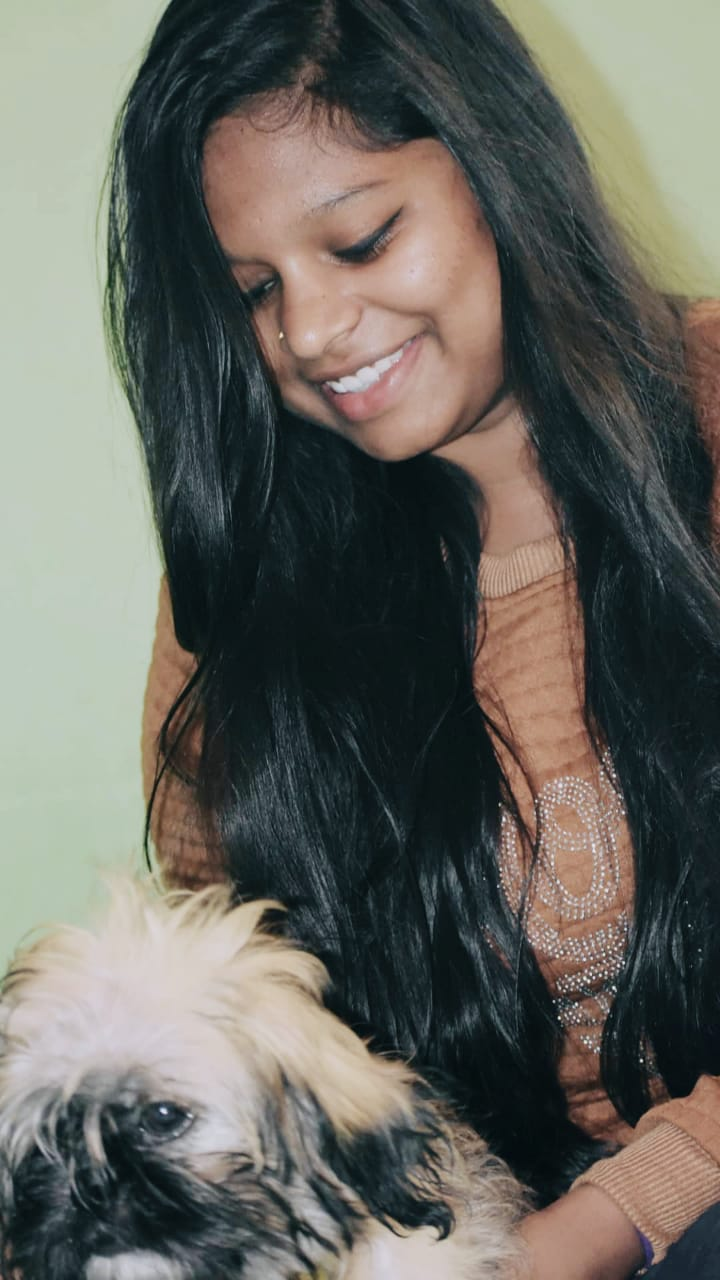
#> input picture meeee.jpg, 720 x 1280 px
$ python image_to_cartoon.py
#> lines starting #> are read from the running program, lines starting #| are printed output that depends on the picture; after the words box and inside, x2 and y2 are one past the last pixel; in counts of white or black regions, pixels touching at a corner belong together

 #importing the modules
import cv2
import numpy as np

import matplotlib.pyplot as plt

#Loading and plotting the original image
img = cv2.imread("meeee.jpg")  # <-your image here peeps
#> img is the input picture: shape (1280, 720, 3); mean B, G, R 94.6, 101.4, 101.7
img = cv2.cvtColor(img,cv2.COLOR_BGR2RGB)
plt.figure(figsize=(10,10))
plt.imshow(img)
plt.axis("off")
plt.title("Original Image")
plt.show()


#Converting Image to GrayScale
gray = cv2.cvtColor(img, cv2.COLOR_BGR2GRAY)
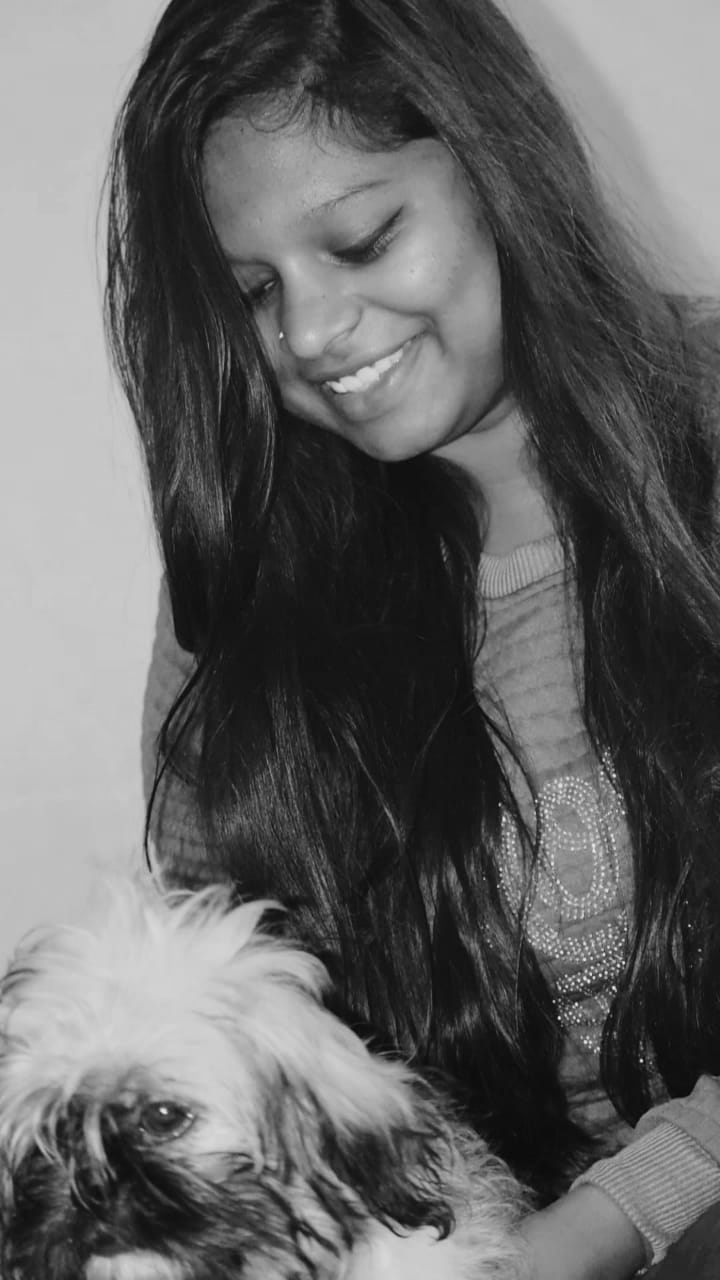
#> gray: shape (1280, 720); min 4, max 243, mean 99.3
gray = cv2.medianBlur(gray, 5)
plt.figure(figsize=(10,10))
plt.imshow(gray,cmap="gray")
plt.axis("off")
plt.title("Grayscale Image")
plt.show()


#getting edges images
edges = cv2.adaptiveThreshold(gray, 255, cv2.ADAPTIVE_THRESH_MEAN_C, cv2.THRESH_BINARY, 9, 9)
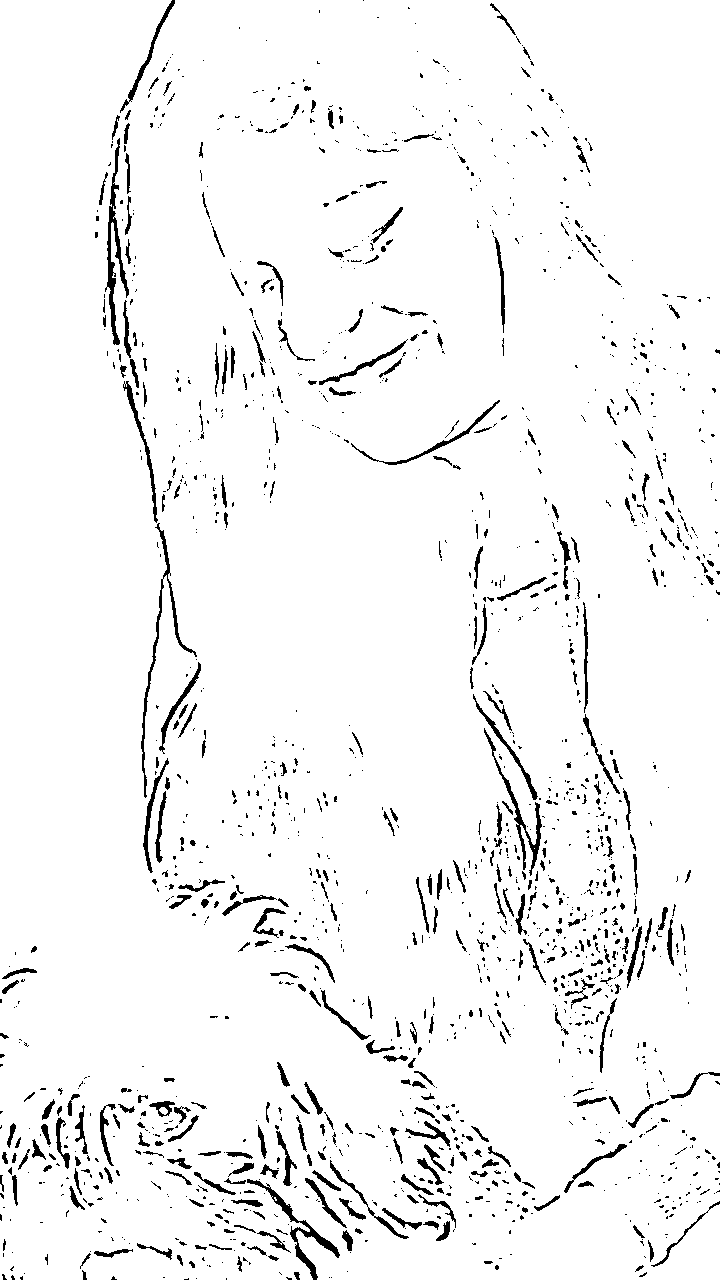
#> edges: shape (1280, 720); 95.7% white; 1608 black regions (1204 under 20 px), largest, box (x1, y1, x2, y2) and area: (105, 138, 129, 345) 1194, (141, 523, 197, 798) 1036, (247, 1179, 340, 1280) 1020
plt.figure(figsize=(10,10))
plt.imshow(edges,cmap="gray")
plt.axis("off")
plt.title("Edged Image")
plt.show()

#images to cartooooon
color = cv2.bilateralFilter(img, 9, 250, 250)
cartoon = cv2.bitwise_and(color, color, mask=edges)
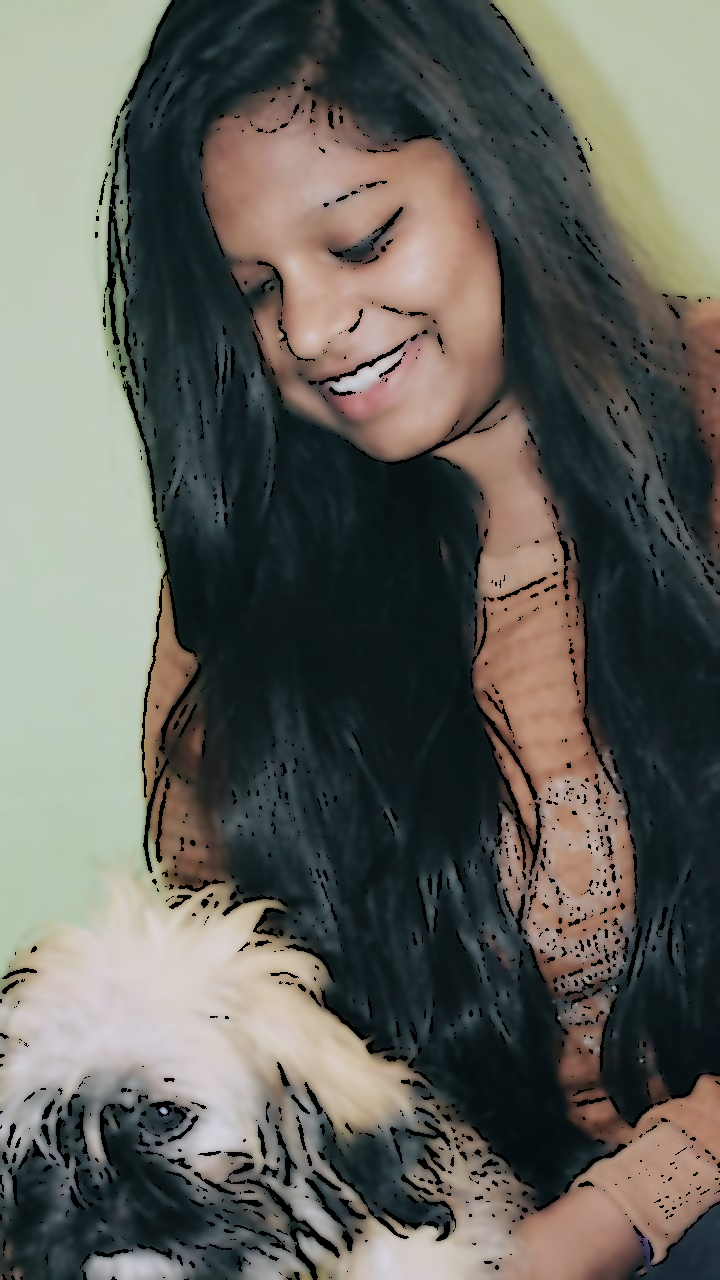
#> cartoon: shape (1280, 720, 3); mean R, G, B 98.4, 98.1, 91.5
plt.figure(figsize=(10,10))
plt.imshow(cartoon,cmap="gray")
plt.axis("off")
plt.title("Cartoon Image")
plt.show()
